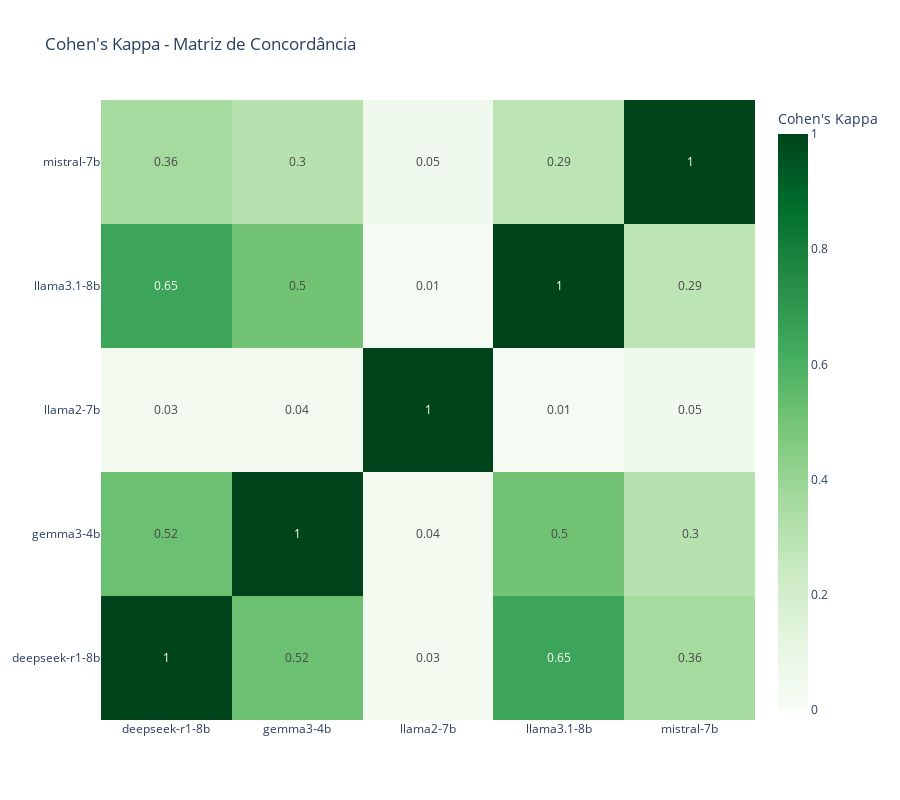

Notebook code cell kept with this figure:
### Markdown cell above
### - Cohens Kappa

### Code cell
logger.info("\n📊 Gerando heatmap de Cohens_Kappa...")
visualizer.plot_kappa_heatmap(
    kappa_df=report['cohens_kappa']
)

### Figure 1 — Plotly figure (JSON) as saved in the notebook; plotly's stock layout.template omitted (floating-point values rounded to 4 significant figures)
{"data": [{"colorbar": {"title": {"text": "Cohen's Kappa"}}, "colorscale": [[0, "rgb(247,252,245)"], [0.125, "rgb(229,245,224)"], [0.25, "rgb(199,233,192)"], [0.375, "rgb(161,217,155)"], [0.5, "rgb(116,196,118)"], [0.625, "rgb(65,171,93)"], [0.75, "rgb(35,139,69)"], [0.875, "rgb(0,109,44)"], [1, "rgb(0,68,27)"]], "text": [[1, 0.52, 0.03, 0.65, 0.36], [0.52, 1, 0.04, 0.5, 0.3], [0.03, 0.04, 1, 0.01, 0.05], [0.65, 0.5, 0.01, 1, 0.29], [0.36, 0.3, 0.05, 0.29, 1]], "texttemplate": "%{text}", "type": "heatmap", "x": ["deepseek-r1-8b", "gemma3-4b", "llama2-7b", "llama3.1-8b", "mistral-7b"], "y": ["deepseek-r1-8b", "gemma3-4b", "llama2-7b", "llama3.1-8b", "mistral-7b"], "z": [[1, 0.5223, 0.02909, 0.6466, 0.3609], [0.5223, 1, 0.0368, 0.5034, 0.3034], [0.02909, 0.0368, 1, 0.01372, 0.05002], [0.6466, 0.5034, 0.01372, 1, 0.2869], [0.3609, 0.3034, 0.05002, 0.2869, 1]], "zmax": 1, "zmin": 0}], "layout": {"height": 800, "title": {"text": "Cohen's Kappa - Matriz de Concordância"}, "width": 900}}
